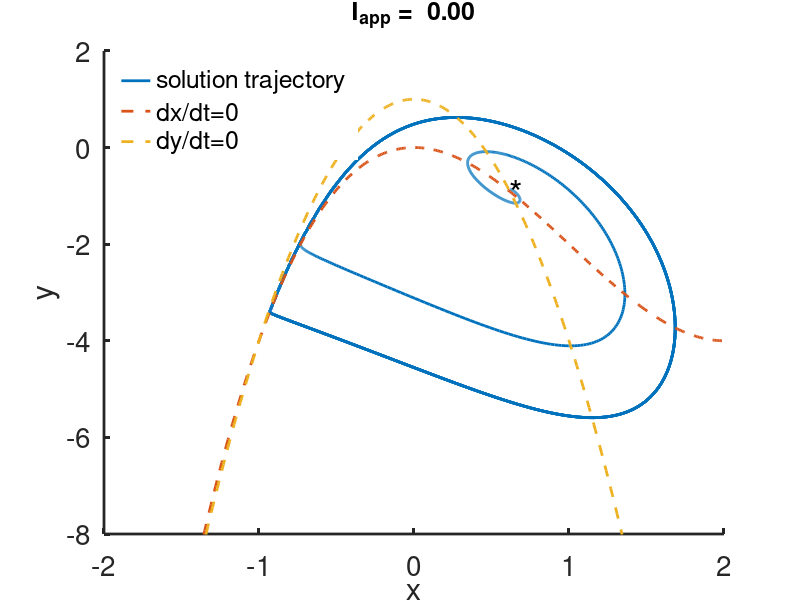
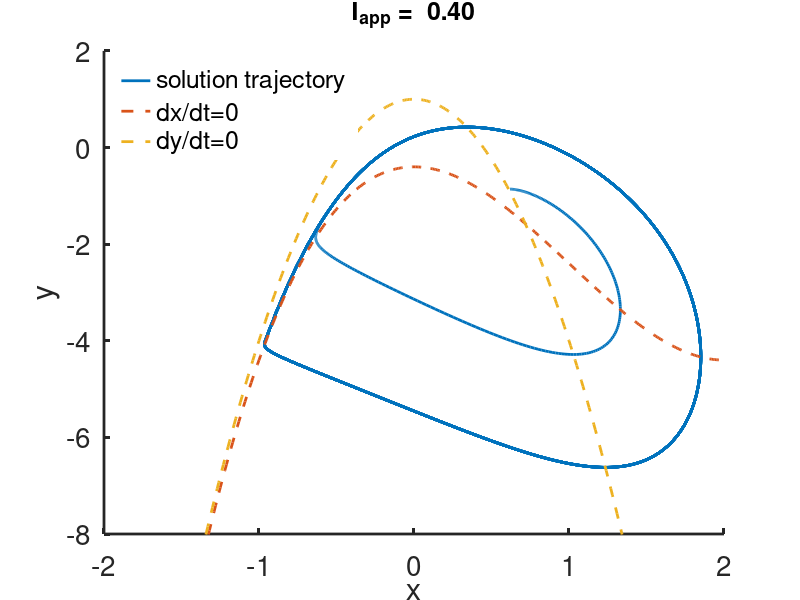
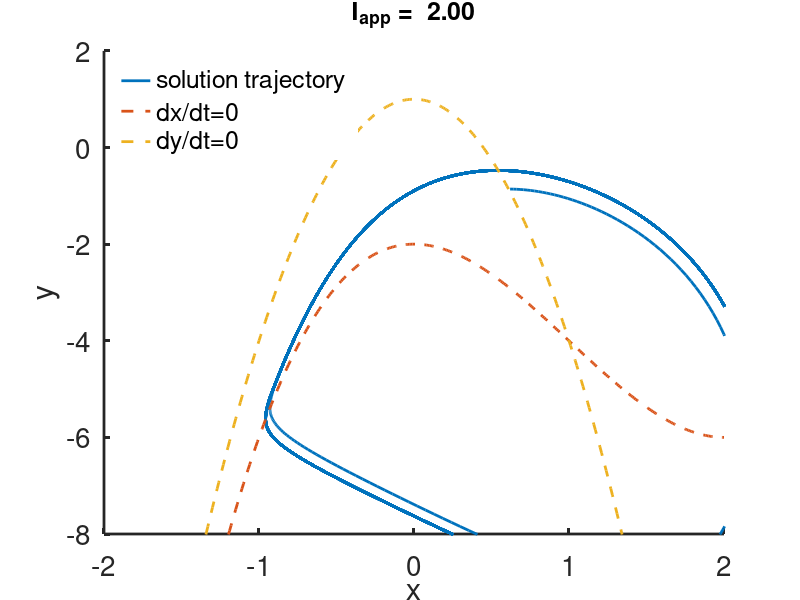

Write MATLAB code to recreate these figures, in order.
%  -------------------------------------------------------------------
%
%   The fast subsystem of the Hindmarsh-Rose model of electrical bursting.
%
%   For Chapter 9, Section 9.1.3 of
%   Keener and Sneyd, Mathematical Physiology, 3rd Edition, Springer.
%
%   Written by James Keener and James Sneyd
%
%  -------------------------------------------------------------------

function hindmarsh_rose_fast

close all
clear all
clc
set(0,                           ...
   'defaultaxesfontsize', 20,   ...
   'defaultaxeslinewidth', 2.0, ...
   'defaultlinelinewidth', 2.0);

global Iapp

%parameters
% change Iapp to see different phase portraits:
 Iapplist=[0,0.4,2 ];

 for j = 1:3
     Iapp=Iapplist(j);

 % make a phase plane
x  = [-2:.01:2];
y1 = x.^3 - 3*x.^2 - Iapp ;
y2 = 1 - 5*x.^2;
x1 = -1/2-sqrt(5)/2;
x2 = -1/2+sqrt(5)/2;
ys1 = 1 - 5*x1.^2;
ys2 = 1 - 5*x2.^2;

% initial data etc
init=[0.62,-0.86];
total=100;
tstep = 0.01;
tspan = [0:tstep:total];
[T,S] = ode23(@deRHS,tspan, init, odeset('maxstep',10));

 
figure(j)
plot(S(:,1),S(:,2),x,y1,'--',x,y2,'--')
axis([-2 2 -8 2])
box off 
legend('boxoff')
legend('solution trajectory','dx/dt=0','dy/dt=0','location','northwest')
ylabel('y')
xlabel('x')
formatSpecF = '%6.2f\n';
     
    title(strcat('I_{app} = ',sprintf(formatSpecF,Iapp)),'fontsize',18)
if (Iapp==0)
    hold on
    text(x1,ys1,'*','fontsize', 25)
    text(x2,ys2,'*','fontsize', 25)
    hold off
end
 end
 end % of main


%%
function s_prime=deRHS(t,s)
global Iapp
x=s(1);
y=s(2);

xp = y - x^3 + 3*x^2 + Iapp ;
yp = 1 - 5*x^2 - y;

s_prime =[xp;yp];
end
